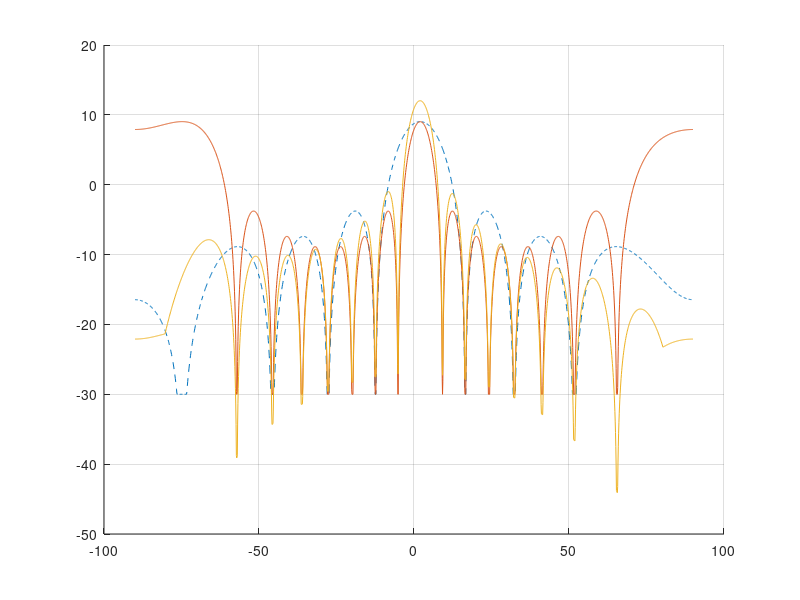

This chart was generated by the following MATLAB code: (Note: this script raises an error after producing the figure.)
%%
clear all;

N = 8;
freqzLen = 512;
main_phi_deg = 2;
%%
k = 1;
alpha = 2 * (0.5*k) * sind(main_phi_deg);
wN = exp(1i * pi * alpha * (0 : N - 1));
wN = wN / norm(wN);

% [WN, tmpw] = freqz(wN, 1, 2*freqzLen, 'whole');
% figure(1);
% hold on; grid on;
% plot(tmpw/pi - 1, mag2db(fftshift(abs(WN))))
% ax = gca;
% ax.YLim = [-50 20];
% ax.XTick = -1:.25:1;
% legend('N');
% xlabel('Normalized Frequency (\times\pi rad/sample)')
% ylabel('Magnitude (dB)')

%%
mWeight = wN';
tmpPhi = 2 * (0.5*k) * sind(-90:0.1:90)';
sVector = exp(1i * pi * tmpPhi * (0 : N - 1));
mGain = max(mag2db(abs(sVector * mWeight)), -30);
figure(1); hold on; grid on;
plot(-90:0.1:90, mGain, '--');

k = 2;
alpha = 2 * (0.5*k) * sind(main_phi_deg);
wN = exp(1i * pi * alpha * (0 : N - 1));
wN = wN / norm(wN);
mWeight = wN';
tmpPhi = 2 * (0.5*k) * sind(-90:0.1:90)';
sVector = exp(1i * pi * tmpPhi * (0 : N - 1));
mGain = max(mag2db(abs(sVector * mWeight)), -30);
plot(-90:0.1:90, mGain);


beamDirct_deg = 0;
alpha = 2 * (0.5) * sind(beamDirct_deg);
wB = exp(1i * pi * alpha * (0 : k - 1));
wB = wB / norm(wB);

bWeight = wB';
tmpPhi = 2 * (0.5) * sind(-90:0.1:90)';
sVector = exp(1i * pi * tmpPhi * (0 : k - 1));
bGain = max(mag2db(abs(sVector * bWeight)), -30);
plot(-90:0.1:90, mGain+bGain);

legend('1', string(k), 'all');
phiMin = asind(-1/k);
phiMax = asind(1/k);
plot(ones(1,40)*phiMin, -29:10, 'r.-');
plot(ones(1,40)*phiMax, -29:10, 'r.-');
ax = gca;
ax.YLim = [-30 20];
